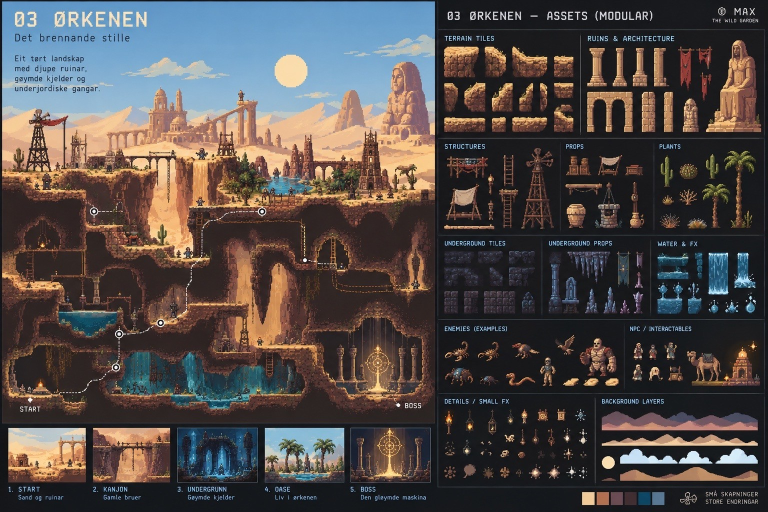
#> input picture docs/asset-review/orkenen-v1/source.jpg, 1536 x 1024 px, found by its file name (shown at 1/2 size)
$ python split-concept-sheet.py
#> lines starting #> are read from the running program, lines starting #| are printed output that depends on the picture; after the words box and inside, x2 and y2 are one past the last pixel; in counts of white or black regions, pixels touching at a corner belong together
"""Cut a generated concept sheet into its loose parts.

    python3 scripts/split-concept-sheet.py docs/asset-review/sunken-sanctuary-v1

Reads <dir>/source.jpg and writes <dir>/parts/<group>/<nn-name>.png,
<dir>/parts.json and <dir>/clown-mask.png. The clown mask is the label map
the cut came from: every part is one flat colour at its place in the source.

The sheet puts its parts on a flat dark panel. Each pixel is scored by its
distance from a smooth estimate of that panel colour; the section headings and
panel rules are blanked; what is left splits into connected parts, and a small
fragment that lies inside a bigger part's box joins it. Parts keep binary
alpha and at most 64 colours, except glowing lights, wisps and particles,
whose halo fades out against the panel and which stay lossless. The glow
parts are not runtime-ready yet: runtime art needs binary alpha. The layout below (panels, sections, headings) belongs to
the Sunken Sanctuary sheet (1536x1024). Requires Pillow, numpy and scipy.
"""
from pathlib import Path
import colorsys, json, shutil, sys
import numpy as np
from PIL import Image
from scipy import ndimage as ndi
try:
    import oxipng
except ImportError:
    oxipng = None

ROOT = Path(sys.argv[1] if len(sys.argv) > 1 else 'docs/asset-review/sunken-sanctuary-v1')
MAP = (0, 0, 1536, 541)
THRESHOLD = 16
PANELS = [
 (4, 310, [('tiles/terrain', 592, 1), ('tiles/background', 696, 1), ('tiles/water', 810, 1), ('tiles/overgrowth', 914, 1)]),
 (317, 569, [('structures/ruins', 592, 1), ('structures/bridges-platforms', 734, 1), ('structures/ladders-chains', 902, 1)]),
 (576, 829, [('flora/trees-roots', 592, 1), ('flora/plants', 732, 1), ('flora/hanging-vines', 826, 1), ('flora/mushrooms-fungus', 909, 1)]),
 (836, 1096, [('props/crates-barrels-lamps', 592, 2), ('props/statues-altars', 667, 1), ('props/decorative', 775, 1), ('props/interactive', 869, 1)]),
 (1103, 1324, [('enemies/land', 598, 1), ('enemies/water', 691, 1), ('enemies/flying-ambient', 810, 1)]),
 (1331, 1436, [('fx/bubbles', 688, 1)]),
 (1436, 1532, [('fx/lights', 688, 1)]),
 (1331, 1532, [('fx/particles', 785, 5), ('fx/ambient-elements', 851, 1)]),
]
PANEL_BOTTOM = {836: 913, 1103: 913, 1331: 913}
TERRAIN_COLUMN = (278, 300, 740)
WATERFALLS = [(1338, 1377), (1377, 1420), (1420, 1451), (1451, 1522)], (590, 672), 34
PALETTE_Y = (966, 1004)
PALETTE = [('sky-bg', 846, 904), ('terrain', 916, 985), ('ruins', 996, 1053), ('plants', 1065, 1113),
           ('water', 1124, 1182), ('lights', 1190, 1240), ('accent', 1251, 1312)]
TEXT = [(10, 552, 160, 572), (10, 578, 70, 593), (10, 681, 86, 696), (10, 796, 54, 810), (10, 899, 86, 914),
 (322, 552, 420, 572), (322, 578, 362, 593), (322, 718, 444, 734), (322, 887, 426, 902),
 (580, 552, 704, 572), (580, 578, 670, 593), (580, 717, 627, 732), (580, 810, 664, 826), (580, 893, 698, 909),
 (841, 552, 976, 572), (841, 578, 979, 593), (841, 652, 946, 667), (841, 760, 909, 775), (841, 853, 914, 869),
 (1108, 552, 1260, 572), (1108, 578, 1170, 598), (1108, 677, 1148, 691), (1108, 795, 1212, 810),
 (1336, 552, 1450, 572), (1336, 578, 1406, 593), (1336, 672, 1388, 688), (1445, 672, 1491, 688),
 (1336, 770, 1399, 785), (1336, 836, 1447, 851), (841, 924, 992, 942), (841, 949, 1320, 966), (1336, 915, 1532, 1019)]
BORDERS = [(0, 4, 0, 1024), (310, 317, 0, 1024), (569, 576, 0, 1024), (829, 836, 0, 1024),
           (1096, 1103, 0, 914), (1324, 1331, 0, 1024), (1532, 1536, 0, 1024)]
GLOW = {'fx/lights', 'fx/particles'}
GLOW_IF_BRIGHT = {'enemies/flying-ambient', 'props/crates-barrels-lamps'}
NAMES = {
 'tiles/background': ['mountains-small', 'mountains-wide', 'mountains-ridge', 'gothic-window', 'gothic-window-lit', 'carved-pillar', 'pedestal'],
 'tiles/water': ['water-deep-weed', 'water-column', 'water-block', 'water-ledge-mossy', 'water-surface-overhang', 'water-weed', 'water-column-narrow'],
 'structures/ruins': ['carved-pillar', 'column', 'arch-and-rubble', 'rubble-steps', 'broken-column', 'gothic-window-frame', 'rubble-small'],
 'structures/bridges-platforms': ['short-bridge', 'rope-bridge', 'rope-ladder', 'gantry-bridge-mossy', 'hanging-chain', 'ladder-short', 'hook-post', 'rope-ladder-short'],
 'structures/ladders-chains': ['ladder-braced', 'hook-chain', 'rope-chain', 'chain', 'bar-chain-ring', 'chain-loop'],
 'flora/trees-roots': ['twisted-tree'],
 'flora/plants': ['fern-stalk', 'purple-flower', 'pink-flower-bush', 'pink-flower', 'blue-flower', 'vine-stalk', 'blue-flower-large'],
 'flora/hanging-vines': ['vines'] * 5,
 'flora/mushrooms-fungus': ['blue-mushroom', 'blue-mushroom-bent', 'violet-mushroom-small', 'violet-mushroom-large', 'moss-mound-glow',
                            'blue-mushroom-small', 'blue-mushroom-small-2', 'glow-sprout', 'blue-mushroom-pair', 'blue-flower-small', 'grass-tuft', 'blue-flower-tall'],
 'props/crates-barrels-lamps': ['crate-double', 'barrel-large', 'barrel-handle', 'barrel-small', 'wall-hook', 'keg', 'lamp-post', 'candelabra'],
 'props/statues-altars': ['hooded-statue', 'hooded-statue-2', 'altar-shrine', 'statue-and-urn', 'fluted-column'],
 'props/decorative': ['banner-red', 'banners-pair', 'plaque', 'chain-swag', 'skull', 'bones', 'post', 'banner-grey', 'wall-lantern'],
 'props/interactive': ['lever', 'pressure-plate', 'switch-crate', 'valve-wheel', 'ladder-short', 'grate'],
 'enemies/land': ['ghoul', 'sprout-creeper', 'moss-beast'],
 'enemies/water': ['fish-large', 'fish-bony', 'fish-small', 'fish-medium', 'fish-fry', 'jellyfish', 'sea-serpent'],
 'enemies/flying-ambient': ['bat', 'bat-2', 'wisp-violet', 'wisp-small', 'wisp-blue'],
 'fx/waterfalls': ['waterfall-narrow', 'waterfall', 'waterfall-thin', 'waterfall-wide'],
 'fx/lights': ['light-orb', 'ring-dim', 'torch-sconce', 'ring', 'lantern'],
 'fx/particles': ['dust-blue', 'motes-green', 'sparks-gold'],
}
ORDER = [s[0] for _, _, ss in PANELS for s in ss]
ORDER.insert(ORDER.index('fx/bubbles'), 'fx/waterfalls')
ORDER.append('palette')

src = np.asarray(Image.open(ROOT / 'source.jpg').convert('RGB'))
#> src is the input picture: shape (1024, 1536, 3); mean R, G, B 82.5, 75.6, 73.8
art = src.astype(np.float32)
H, W, _ = art.shape
#> H = 1024; W = 1536
panel_like = (art.mean(2) < 28).astype(np.float32)
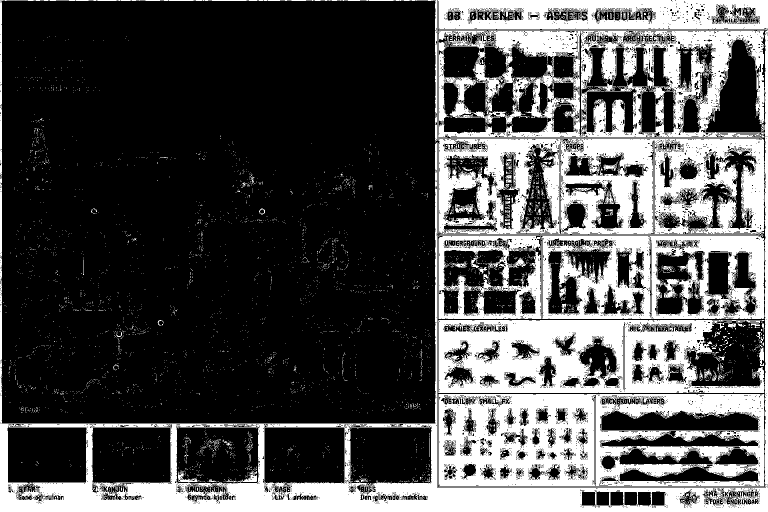
#> panel_like: shape (1024, 1536) float32 (shown at 1/2 size); values 0 (black) and 1 (white), 30.5% white; 5113 white regions (5024 under 20 px), largest, box (x1, y1, x2, y2) and area: (0, 0, 1536, 1024) 130135, (877, 788, 1529, 973) 78258, (876, 277, 1529, 469) 78157
weight = ndi.gaussian_filter(panel_like, 18) + 1e-6
bg = np.stack([ndi.gaussian_filter(art[..., c] * panel_like, 18) / weight for c in range(3)], 2)
dist = np.abs(art - bg).max(2)

fg = dist > THRESHOLD
#> fg: shape (1024, 1536) bool; 64.5% white; 7280 black regions (7048 under 20 px), largest, box (x1, y1, x2, y2) and area: (0, 0, 1536, 1024) 527041, (393, 875, 472, 916) 924, (910, 408, 947, 426) 500
fg[:548] = False
#> fg: shape (1024, 1536) bool; 27.1% white; 728 white regions (572 under 20 px), largest, box (x1, y1, x2, y2) and area: (2, 548, 871, 847) 245060, (528, 853, 691, 966) 17541, (15, 854, 174, 967) 17321
fg[1019:] = False
for x0, x1, y0, y1 in BORDERS: fg[y0:y1, x0:x1] = False
#> fg: shape (1024, 1536) bool; 26.4% white; 740 white regions (561 under 20 px), largest, box (x1, y1, x2, y2) and area: (4, 548, 310, 847) 85500, (317, 548, 569, 847) 72186, (576, 548, 829, 847) 71479
for x0, y0, x1, y1 in TEXT: fg[y0:y1, x0:x1] = False
#> fg: shape (1024, 1536) bool; 23.9% white; 683 white regions (509 under 20 px), largest, box (x1, y1, x2, y2) and area: (4, 548, 310, 847) 80011, (317, 548, 569, 847) 67904, (576, 548, 829, 847) 65948
lab, _ = ndi.label(fg)
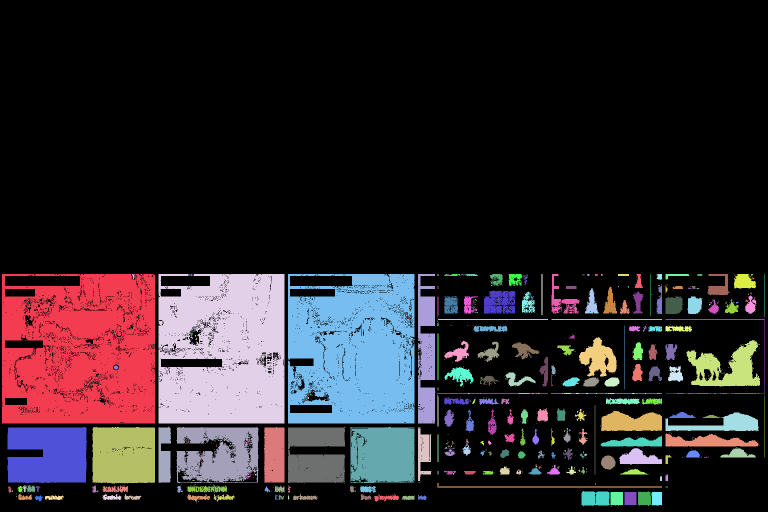
#> lab: shape (1024, 1536) int32 (shown at 1/2 size); 1398 distinct labels, from 0 to 1397; one colour per label, 0 black
for i, s in enumerate(ndi.find_objects(lab)):
    h, w = s[0].stop - s[0].start, s[1].stop - s[1].start
    if h <= 5 and w > 50: fg[s][lab[s] == i + 1] = False
#> this loop made 1397 passes
#> (h, w) on passes 1 to 3: (299, 306), (11, 6), (2, 3)
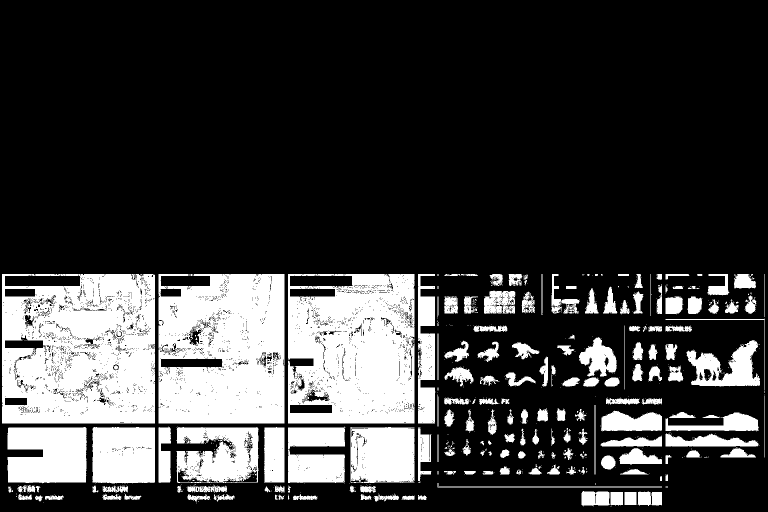
#> fg: shape (1024, 1536) bool (shown at 1/2 size); 23.8% white; 678 white regions (509 under 20 px), largest, box (x1, y1, x2, y2) and area: (4, 548, 310, 847) 80011, (317, 548, 569, 847) 67904, (576, 548, 829, 847) 65948

def fill_small_holes(m, most=10):
    holes = ndi.binary_fill_holes(m) & ~m
    hl, n = ndi.label(holes)
    if n:
        sizes = ndi.sum(holes, hl, range(1, n + 1))
        m = m | np.isin(hl, [i + 1 for i, s in enumerate(sizes) if s <= most])
    return m

def components(mask, grow):
    gl, _ = ndi.label(ndi.binary_dilation(mask, iterations=grow) if grow else mask)
    gl = gl * mask
    out = []
    for i, s in enumerate(ndi.find_objects(gl)):
        if s is None: continue
        m = gl == i + 1
        out.append(dict(m=m, area=int(m.sum()), box=(s[1].start, s[0].start, s[1].stop, s[0].stop)))
    out.sort(key=lambda c: -c['area'])
    changed = True
    while changed:
        changed = False
        for i in range(len(out) - 1, -1, -1):
            c = out[i]; x0, y0, x1, y1 = c['box']
            for d in out:
                if d is c or d['area'] < 4 * c['area']: continue
                u0, v0, u1, v1 = d['box']
                inside = max(0, min(x1, u1) - max(x0, u0)) * max(0, min(y1, v1) - max(y0, v0))
                if inside >= 0.75 * (x1 - x0) * (y1 - y0):
                    d['m'] |= c['m']; d['area'] += c['area']
                    d['box'] = (min(x0, u0), min(y0, v0), max(x1, u1), max(y1, v1))
                    out.pop(i); changed = True; break
            if changed: break
    return out

parts = []
def add(group, mask, name=None):
    ys, xs = np.where(mask)
    if not len(ys): return
    y0, y1, x0, x1 = ys.min(), ys.max() + 1, xs.min(), xs.max() + 1
    parts.append(dict(group=group, name=name, mask=mask[y0:y1, x0:x1], x=int(x0), y=int(y0), w=int(x1 - x0), h=int(y1 - y0)))

seen = np.zeros((H, W), bool)
for x0, x1, sections in PANELS:
    tops = [s[1] for s in sections]
    top = tops[0]
    bottom = 770 if sections[0][0] in ('fx/bubbles', 'fx/lights') else PANEL_BOTTOM.get(x0, 1019)
    column = np.zeros((H, W), bool)
    column[top:bottom, x0:x1] = fg[top:bottom, x0:x1] & ~seen[top:bottom, x0:x1]
    seen |= column
    for c in components(column, 1):
        cx0, cy0, cx1, cy1 = c['box']
        k = max([i for i, t in enumerate(tops) if t <= (cy0 + cy1) / 2] or [0])
        group, grow = sections[k][0], sections[k][2]
        if group == 'tiles/background' and TERRAIN_COLUMN[0] <= cx0 and cx1 <= TERRAIN_COLUMN[1] and cy0 < TERRAIN_COLUMN[2]:
            group = 'tiles/terrain'
        if grow == 1 and c['area'] >= (6 if group.startswith('fx/') else 25):
            add(group, fill_small_holes(c['m']))
    for k, (group, y0, grow) in enumerate(sections):
        if grow == 1: continue
        y1 = tops[k + 1] if k + 1 < len(tops) else bottom
        band = np.zeros((H, W), bool)
        band[y0:y1, x0:x1] = column[y0:y1, x0:x1]
        for c in components(band, grow):
            if c['area'] >= (6 if group.startswith('fx/') else 25): add(group, fill_small_holes(c['m']))
#> this loop made 8 passes
#> (tops, top) on passes 1 to 4: ([592, 696, 810, 914], 592), ([592, 734, 902], 592), ([592, 732, 826, 909], 592), ([592, 667, 775, 869], 592)
#> (tops, top) on passes 5, 6, 8: ([598, 691, 810], 598), ([688], 688), ([785, 851], 785)
#> band: shape (1024, 1536) bool; 0.13% white; 11 white regions (6 under 20 px), largest, box (x1, y1, x2, y2) and area: (1442, 825, 1516, 851) 1432, (1338, 824, 1391, 836) 365, (1405, 830, 1441, 836) 135, (1331, 836, 1336, 851) 70, (1529, 791, 1530, 851) 60
#> column: shape (1024, 1536) bool; 0.51% white; 27 white regions (19 under 20 px), largest, box (x1, y1, x2, y2) and area: (1331, 825, 1518, 863) 3420, (1331, 866, 1517, 893) 3058, (1441, 896, 1511, 913) 563
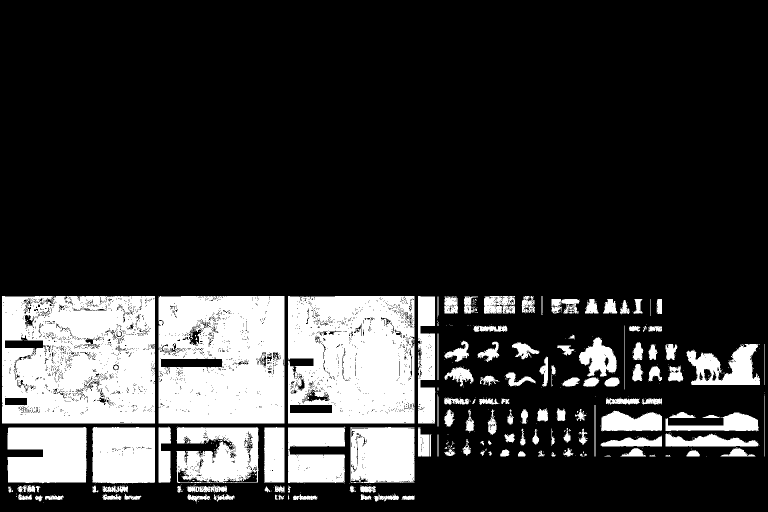
#> seen: shape (1024, 1536) bool (shown at 1/2 size); 20.9% white; 527 white regions (398 under 20 px), largest, box (x1, y1, x2, y2) and area: (4, 592, 310, 847) 70846, (317, 592, 569, 847) 59577, (576, 592, 829, 847) 59014

cuts, (wy0, wy1), strict = WATERFALLS
for x0, x1 in cuts:
    m = np.zeros((H, W), bool)
    m[wy0:wy1, x0:x1] = dist[wy0:wy1, x0:x1] > strict
    lab, n = ndi.label(ndi.binary_dilation(m, iterations=1)); lab = lab * m
    sizes = ndi.sum(m, lab, range(1, n + 1))
    add('fx/waterfalls', fill_small_holes(np.isin(lab, [k + 1 for k, s in enumerate(sizes) if s >= 3])))
#> this loop made 4 passes
#> lab: shape (1024, 1536) int32; 8 distinct labels, from 0 to 7
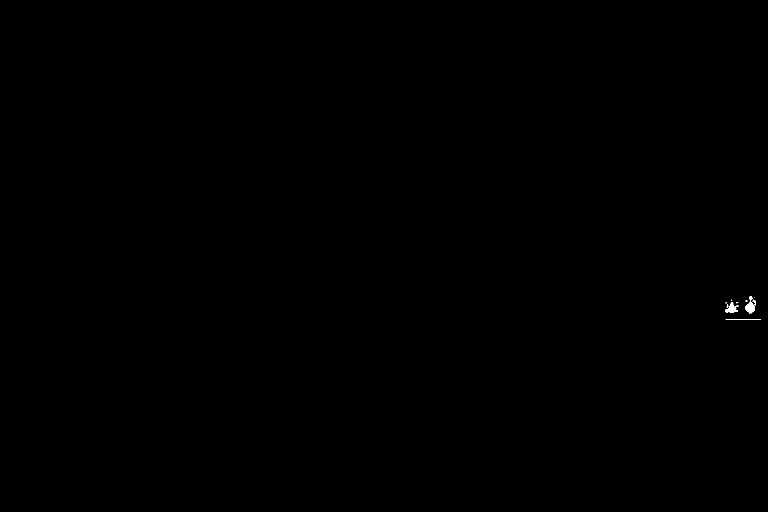
#> m: shape (1024, 1536) bool (shown at 1/2 size); 0.05% white; 10 white regions (7 under 20 px), largest, box (x1, y1, x2, y2) and area: (1491, 592, 1512, 627) 393, (1451, 604, 1477, 626) 289, (1451, 639, 1522, 640) 71

py0, py1 = PALETTE_Y
rows = np.where(fg[py0:py1, 846:1312].mean(1) > 0.6)[0]
#> rows = [7, 8]
sy0, sy1 = py0 + rows.min(), py0 + rows.max() + 1
#> sy0 = 973; sy1 = 975
for name, xa, xb in PALETTE:
    cols = np.where(fg[sy0:sy1, xa - 4:xb + 4].mean(0) > 0.6)[0]
    sx0, sx1 = xa - 4 + cols.min(), xa - 4 + cols.max() + 1
    m = np.zeros((H, W), bool); m[sy0 + 2:sy1 - 2, sx0 + 2:sx1 - 2] = True
    add('palette', m, name)
#> this loop made 7 passes
#> (sx0, sx1) on passes 1 to 7: (875, 908), (912, 989), (992, 1057), (1061, 1117), (1120, 1186), (1186, 1244), (1247, 1316)

def reading_order(ps):
    rows = []
    for p in sorted(ps, key=lambda p: p['y']):
        for r in rows:
            if min(r[1], p['y'] + p['h']) - max(r[0], p['y']) > 0.3 * min(p['h'], r[1] - r[0]):
                r[2].append(p); r[0] = min(r[0], p['y']); r[1] = max(r[1], p['y'] + p['h']); break
        else:
            rows.append([p['y'], p['y'] + p['h'], [p]])
    return [q for r in sorted(rows, key=lambda r: r[0]) for q in sorted(r[2], key=lambda q: q['x'])]

def cut(p, glow):
    if not glow:
        rgba = np.zeros((p['h'], p['w'], 4), np.uint8)
        rgba[..., :3] = np.where(p['mask'][..., None], src[p['y']:p['y'] + p['h'], p['x']:p['x'] + p['w']], 0)
        rgba[..., 3] = p['mask'] * 255
        return rgba
    pad = 3
    x0, y0, h, w = p['x'] - pad, p['y'] - pad, p['h'] + 2 * pad, p['w'] + 2 * pad
    m = np.zeros((h, w), bool); m[pad:pad + p['h'], pad:pad + p['w']] = p['mask']
    m = ndi.binary_dilation(m, iterations=2)
    s, b, d = art[y0:y0 + h, x0:x0 + w], bg[y0:y0 + h, x0:x0 + w], dist[y0:y0 + h, x0:x0 + w]
    alpha = np.clip((d - 8) / 52, 0, 1) * m
    alpha[alpha < 0.06] = 0
    colour = np.clip(b + (s - b) / np.maximum(alpha, 1e-3)[..., None], 0, 255)
    rgba = np.zeros((h, w, 4), np.uint8)
    rgba[..., :3] = np.where(alpha[..., None] > 0, colour, 0).astype(np.uint8)
    rgba[..., 3] = np.round(alpha * 255).astype(np.uint8)
    ys, xs = np.where(alpha > 0)
    p['x'], p['y'] = int(x0 + xs.min()), int(y0 + ys.min())
    rgba = rgba[ys.min():ys.max() + 1, xs.min():xs.max() + 1]
    p['h'], p['w'] = rgba.shape[:2]
    p['mask'] = rgba[..., 3] > 0
    return rgba

def save_part(rgba, file, glow):
    """A binary-alpha part keeps at most PART_COLOURS colours (the sheet's
    JPEG noise gives each part hundreds); a glow part stays lossless RGBA."""
    if glow:
        Image.fromarray(rgba, 'RGBA').save(file, optimize=True)
        return
    solid = rgba[..., 3] > 0
    q = Image.fromarray(rgba[..., :3]).quantize(colors=PART_COLOURS, method=Image.Quantize.MEDIANCUT, dither=Image.Dither.NONE)
    colours = np.array(q.getpalette()[:3 * PART_COLOURS]).reshape(-1, 3)
    index = np.asarray(q).copy()
    clear = len(colours)
    index[~solid] = clear
    image = Image.fromarray(index.astype(np.uint8), 'P')
    image.putpalette(np.vstack([colours, [[0, 0, 0]]]).astype(np.uint8).flatten().tolist())
    image.save(file, optimize=True, transparency=clear)

PART_COLOURS = 64
out = ROOT / 'parts'
shutil.rmtree(out, ignore_errors=True)
clown = np.zeros((H, W, 3), np.uint8)
#> clown: shape (1024, 1536, 3); every value is 0
clown[MAP[1]:MAP[3], MAP[0]:MAP[2]] = (48, 48, 64)
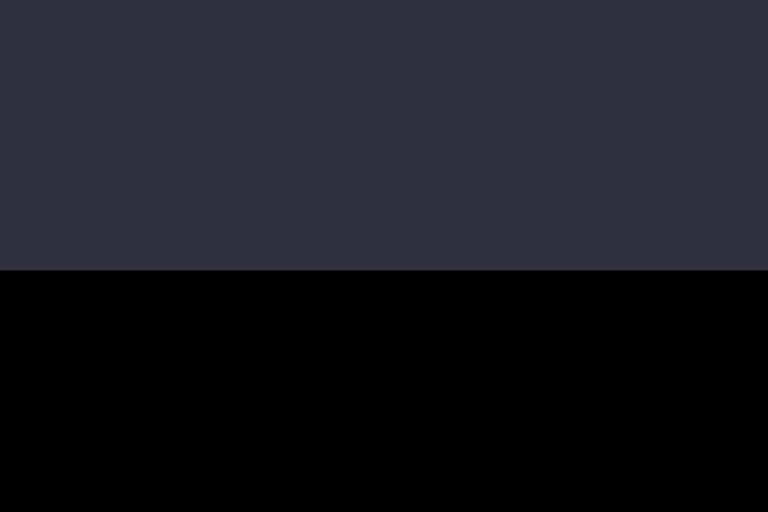
#> clown: shape (1024, 1536, 3) (shown at 1/2 size); mean of channels 0, 1, 2 25.4, 25.4, 33.8; drawn as R, G, B
manifest, k = [], 0
for group in ORDER:
    ps = reading_order([p for p in parts if p['group'] == group])
    names = NAMES.get(group, [])
    for i, p in enumerate(ps):
        label = p['name'] or '%02d' % (i + 1) + ('-' + names[i] if i < len(names) and len(names) == len(ps) else '')
        bright = (src[p['y']:p['y'] + p['h'], p['x']:p['x'] + p['w']].max(2) > 200) & p['mask']
        glow = group in GLOW or (group in GLOW_IF_BRIGHT and bright.sum() >= 20)
        rgba = cut(p, glow)
        file = out / group.replace('/', '__') / (label + '.png')
        file.parent.mkdir(parents=True, exist_ok=True)
        save_part(rgba, file, glow)
#> (the run stopped early here; a loop or call above may not have finished)
